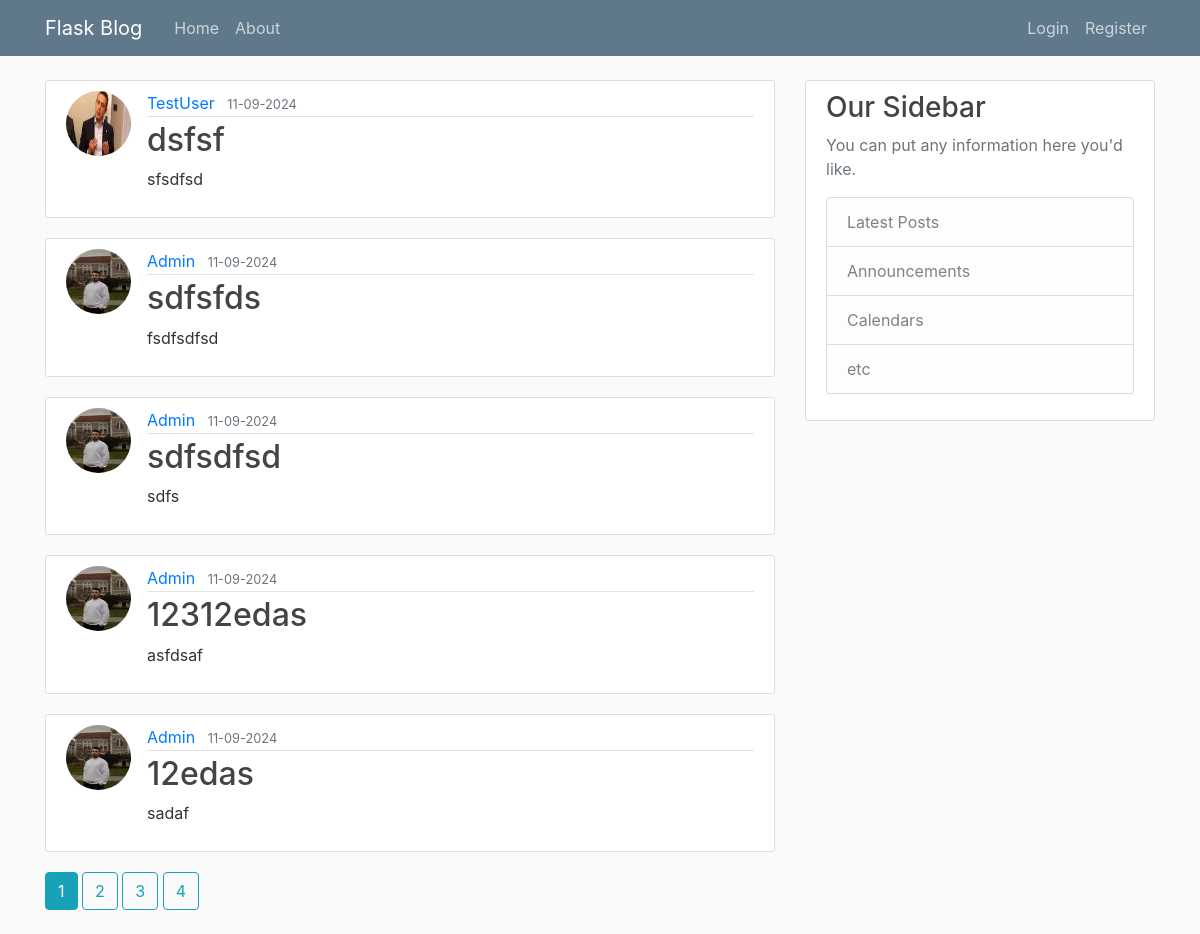
Page /home on the earlier database version.
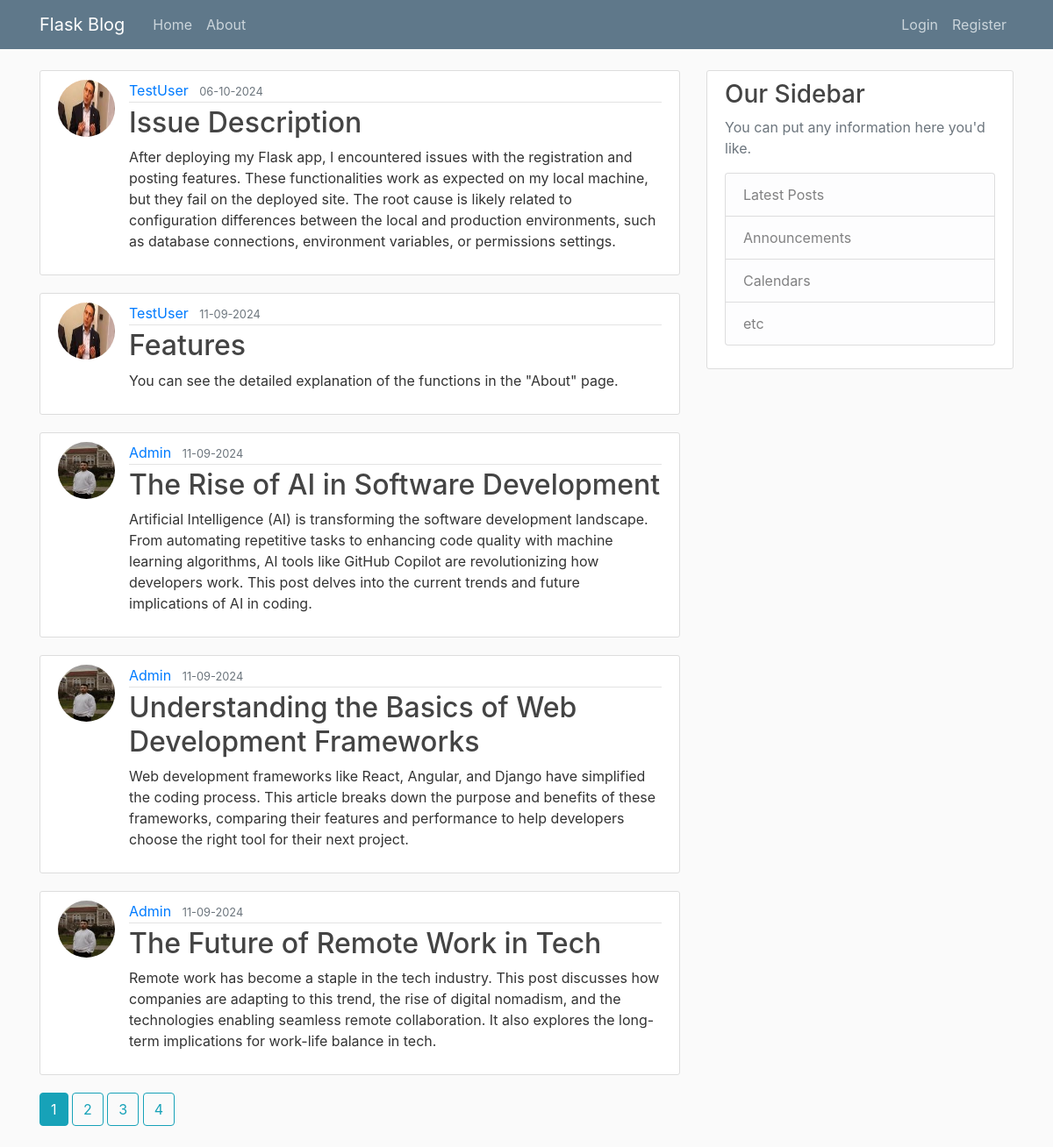
Same page on the later database version.
### flask_blog/models.py (models this page shows, shortened)
class Post(db.Model):
    id = db.Column(db.Integer, primary_key=True)
    title = db.Column(db.String(100), nullable=False)
    date_posted = db.Column(db.DateTime, nullable=False, default=datetime.utcnow)
    content = db.Column(db.Text, nullable=False)
    user_id = db.Column(db.Integer, db.ForeignKey('user.id'), nullable=False)

class User(db.Model, UserMixin):
    id = db.Column(db.Integer, primary_key=True)
    username = db.Column(db.String(20), unique=True, nullable=False)
    email = db.Column(db.String(120), unique=True, nullable=False)
    image_file = db.Column(db.String(20), nullable=False, default='default.jpg')
    password = db.Column(db.String(60), nullable=False)
    posts = db.relationship('Post', backref='author', lazy=True)

### flask_blog/main/routes.py (the view)
@main.route("/")
@main.route("/home")
def home():
    page = request.args.get('page', 1, type=int)
    posts = Post.query.order_by(Post.date_posted.desc()).paginate(page=page, per_page=5)
    return render_template("home.html", posts=posts)

### flask_blog/templates/home.html
{% extends "layout.html" %}
{% block content %}
    {% for post in posts.items %}
        <article class="media content-section">
            <img class="rounded-circle article-img" src="{{ url_for('static', filename='profile_pics/' + post.author.image_file) }}">
            <div class="media-body">
            <div class="article-metadata">
                <a class="mr-2" href="{{ url_for('users.user_posts', username=post.author.username) }}">{{ post.author.username }}</a>
                <small class="text-muted">{{ post.date_posted.strftime('%d-%m-%Y') }}</small>
            </div>
            <h2><a class="article-title" href="{{ url_for('posts.post', post_id=post.id) }}">{{ post.title }}</a></h2>
            <p class="article-content">{{ post.content }}</p>
            </div>
        </article>
    {% endfor %}
    {% for page_num in posts.iter_pages(left_edge=1, right_edge=1, left_current=1, right_current=2) %}
    {% if page_num %}
        {% if posts.page == page_num %}
            <a class="btn btn-info mb-4" href="{{ url_for('main.home', page=page_num) }}">{{ page_num }}</a>
        {% else %}
            <a class="btn btn-outline-info mb-4" href="{{ url_for('main.home', page=page_num) }}">{{ page_num }}</a>
        {% endif %}
    {% else %}
        ...
    {% endif %}
    {% endfor %}
{% endblock content %}

Differences in the rows shown:
no longer on this page (row edited): Post: image_file (picture), author.username "Admin", date_posted "11-09-2024", title "12edas", content "sadaf"
added Post: image_file (picture), author.username "TestUser", date_posted "06-10-2024", title "Issue Description", content "After deploying my Flask app, I encountered issues with the registration and posting features. These functionalities work as expected on my local machine, but they fail on the deployed site. The root cause is likely related to configuration differences between the local and production environments, such as database connections, environment variables, or permissions settings."
changed Post: title "dsfsf" → "Features"; content "sfsdfsd" → "You can see the detailed explanation of the functions in the \"About\" page."
changed Post: title "sdfsfds" → "The Rise of AI in Software Development"; content "fsdfsdfsd" → "Artificial Intelligence (AI) is transforming the software development landscape. From automating repetitive tasks to enhancing code quality with machine learning algorithms, AI tools like GitHub Copilot are revolutionizing how developers work. This post delves into the current trends and future implications of AI in coding."
changed Post: title "sdfsdfsd" → "Understanding the Basics of Web Development Frameworks"; content "sdfs" → "Web development frameworks like React, Angular, and Django have simplified the coding process. This article breaks down the purpose and benefits of these frameworks, comparing their features and performance to help developers choose the right tool for their next project."
changed Post: title "12312edas" → "The Future of Remote Work in Tech"; content "asfdsaf" → "Remote work has become a staple in the tech industry. This post discusses how companies are adapting to this trend, the rise of digital nomadism, and the technologies enabling seamless remote collaboration. It also explores the long-term implications for work-life balance in tech."
